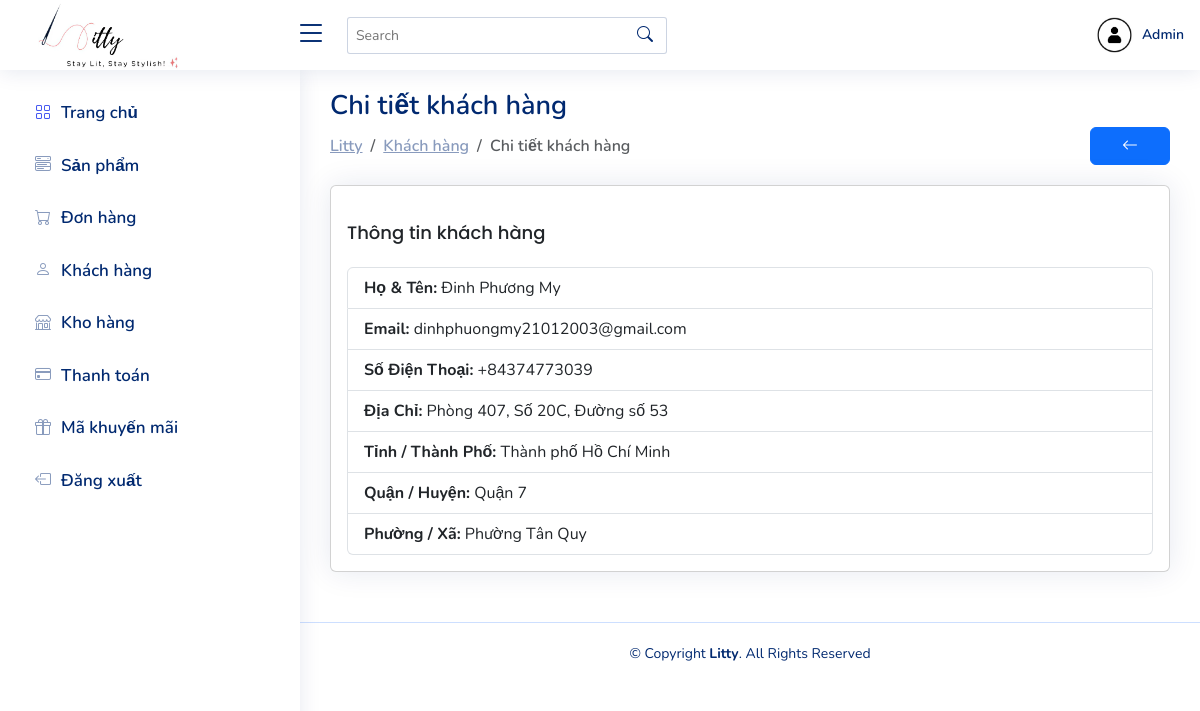
The page /admin/customer-detail.php?id=2 (signed in) on the database its author committed.
### tables this page shows
CREATE TABLE Users (
    ID INT PRIMARY KEY AUTO_INCREMENT,
    fullname VARCHAR(100),
    email VARCHAR(100) UNIQUE,
    phone VARCHAR(20),
    password VARCHAR(255),
    city TEXT,
    district TEXT,
    ward TEXT,
    address TEXT,
    image VARCHAR(255) DEFAULT "../img/admin.jpg",
    created TIMESTAMP DEFAULT CURRENT_TIMESTAMP,
    role enum('admin','user') NOT NULL DEFAULT 'user'
);

### admin/customer-detail.php (the view, shortened to what this page needs)
<?php
include '../database/connect.php';
if (isset($_GET['id'])) {
    $customerId = $_GET['id'];
    $sql = "SELECT * FROM Users WHERE ID = :id";
    $stmt = $pdo->prepare($sql);
    $stmt->bindParam(':id', $customerId);
    $stmt->execute();
    if ($stmt->rowCount() > 0) {
        $customer = $stmt->fetch(PDO::FETCH_ASSOC);
    } else {
        $_SESSION['error'] = "Khách hàng không tồn tại!";
        header('Location: customer.php');
        exit();
    }
} else {
    $_SESSION['error'] = "ID khách hàng không hợp lệ!";
    header('Location: customer.php');
    exit();
}
?>
<?php include 'header.php'; ?>
<main id="main" class="main">
    <div class="pagetitle">
        <h1>Chi tiết khách hàng</h1>
        <div class="d-flex justify-content-between align-items-center">
            <nav>
                <ol class="breadcrumb mb-0">
                    <li class="breadcrumb-item"><a href="index.php">Litty</a></li>
                    <li class="breadcrumb-item"><a href="customer.php">Khách hàng</a></li>
                    <li class="breadcrumb-item active">Chi tiết khách hàng</li>
                </ol>
            </nav>
            <div>
                <a class="btn btn-primary" style="width: 80px" href="customer.php"><i class="bi bi-arrow-left"></i></a>
            </div>
        </div>
    </div>
    <section class="section">
        <div class="card">
            <div class="card-body">
                <h5 class="card-title">Thông tin khách hàng</h5>
                <ul class="list-group">
                    <li class="list-group-item"><strong>Họ & Tên:</strong> <?php echo htmlspecialchars($customer['fullname']); ?></li>
                    <li class="list-group-item"><strong>Email:</strong> <?php echo htmlspecialchars($customer['email']); ?></li>
                    <li class="list-group-item"><strong>Số Điện Thoại:</strong> <?php echo htmlspecialchars($customer['phone']); ?></li>
                    <li class="list-group-item"><strong>Địa Chỉ:</strong> <?php echo htmlspecialchars($customer['address']); ?></li>
                    <li class="list-group-item"><strong>Tỉnh / Thành Phố:</strong> <?php echo htmlspecialchars($customer['city']); ?></li>
                    <li class="list-group-item"><strong>Quận / Huyện:</strong> <?php echo htmlspecialchars($customer['district']); ?></li>
                    <li class="list-group-item"><strong>Phường / Xã:</strong> <?php echo htmlspecialchars($customer['ward']); ?></li>
                </ul>
            </div>
        </div>
    </section>
</main>
<?php include 'footer.php'; ?>

### admin/css/style.css (style rules this page uses)
:root { scroll-behavior: smooth; }
* { font-family: "Nunito", sans-serif; }
body { background: #f6f9ff; color: #444444; }
a { color: #4154f1; text-decoration: none; }
body, a, h1, h2, h3, h4, h5, h6 { font-family: "Nunito", sans-serif; }
#main { margin-top: 60px; padding: 20px 30px; transition: all 0.3s; }
.pagetitle { margin-bottom: 20px; }
.pagetitle h1 { font-size: 27px; margin-top: 10px; margin-bottom: 5px; font-weight: 600; color: #012970; }
.card { margin-bottom: 30px; border: none; border-radius: 5px; box-shadow: 0px 0 30px rgba(1, 41, 112, 0.1); }
.card-title { padding: 20px 0 15px 0; font-size: 18px; font-weight: 500; color: #012970; font-family: "Poppins", sans-serif; }
.card-body { padding: 0 20px 20px 20px; }
.breadcrumb { font-size: 14px; font-family: "Nunito", sans-serif; color: #899bbd; font-weight: 600; }
.breadcrumb a { color: #899bbd; transition: 0.3s; }
.breadcrumb .breadcrumb-item::before { color: #899bbd; }
.breadcrumb .active { color: #51678f; font-weight: 600; }
@media (min-width: 1200px) { #main, #footer { margin-left: 300px; } }

### rows shown on the page
users: fullname "Đinh Phương My", email "dinhphuongmy21012003@gmail.com", phone "+84374773039", address "Phòng 407, Số 20C, Đường số 53", city "Thành phố Hồ Chí Minh", district "Quận 7", ward "Phường Tân Quy"
